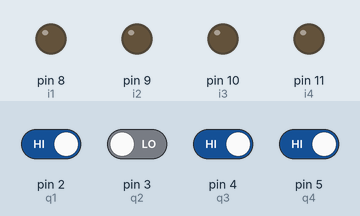
A sketch run on a simulated Arduino Uno, built with avr-gcc and run on an emulated ATmega328P. Parts: output pins drawn as LEDs (lit = HIGH). Inputs (shaded band) come from the test bench; at power-on: pin 2 (q1), pin 4 (q3), pin 5 (q4) HIGH, pin 3 (q2) LOW.

Above: at 1.2 s.
1.3 s: pin 2 (q1) driven LOW and pin 4 (q3) driven LOW
At 2.4 s:
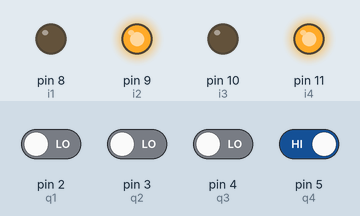
2.8 s: pin 3 (q2) driven HIGH and pin 5 (q4) driven LOW
At 3.5 s:
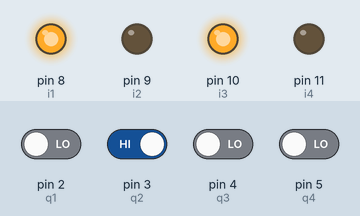
4.3 s: pin 4 (q3) driven HIGH
At 4.7 s:
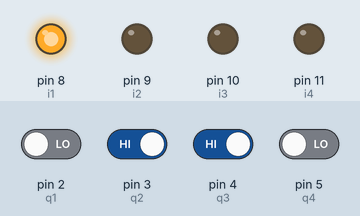
5.8 s: pin 3 (q2) driven LOW
At 7.0 s:
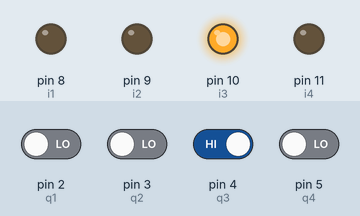
7.3 s: pin 3 (q2) driven HIGH
At 8.2 s:
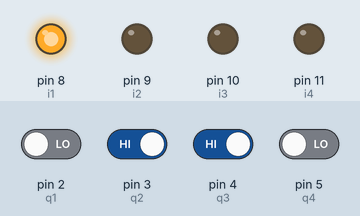
8.8 s: pin 4 (q3) driven LOW
At 9.3 s:
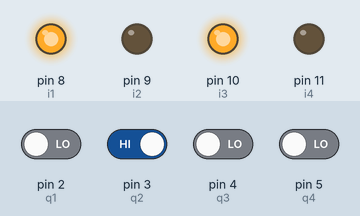
Timing chart, 0 to 11.3 s (numbered marks = the images above; inputs shaded):
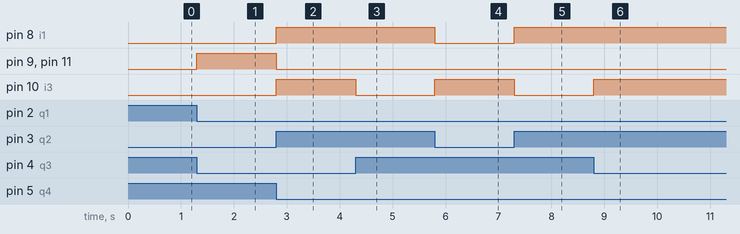

Measured:
- after the input at 1.3 s, pin 9 (i2), pin 11 (i4): LOW → HIGH at once
- after the input at 2.8 s, pin 8 (i1), pin 10 (i3): LOW → HIGH at once; pin 9 (i2), pin 11 (i4): HIGH → LOW at once
- after the input at 4.3 s, pin 10 (i3): HIGH → LOW at once
- after the input at 5.8 s, pin 8 (i1): HIGH → LOW at once; pin 10 (i3): LOW → HIGH at once
- after the input at 7.3 s, pin 8 (i1): LOW → HIGH at once; pin 10 (i3): HIGH → LOW at once
- after the input at 8.8 s, pin 10 (i3): LOW → HIGH at once

The sketch:

mobile_dtmf.ino
```cpp
int i1=8,i2=9,i3=10,i4=11;    //motor driver ic input signals to drive motors
int q1=2,q2=3,q3=4,q4=5;      //dtmf signals
int sq1,sq2,sq3,sq4;          //status of the dtmf signals

void setup()
{
  // put your setup code here, to run once:
  pinMode(i1,OUTPUT);
  pinMode(i2,OUTPUT);
  pinMode(i3,OUTPUT);
  pinMode(i4,OUTPUT);

  pinMode(q1,INPUT);
  pinMode(q2,INPUT);
  pinMode(q3,INPUT);
  pinMode(q4,INPUT);
}

void loop()
{
  // put your main code here, to run repeatedly:
  sq1=digitalRead(q1);
  sq2=digitalRead(q2);
  sq3=digitalRead(q3);
  sq4=digitalRead(q4);

  if(sq4==LOW && sq3==LOW && sq2==HIGH && sq1==LOW)     //when 0010 i.e. '2' is pressed
  {
    //vehicle will go in forward direction
    digitalWrite(i1,HIGH);
    digitalWrite(i2,LOW);
    digitalWrite(i3,HIGH);
    digitalWrite(i4,LOW);
  }

  if(sq4==LOW && sq3==HIGH && sq2==LOW && sq1==LOW)     //when 0100 i.e. '4' is pressed
  {
    //vehicle will go in left direction
    digitalWrite(i1,LOW);
    digitalWrite(i2,LOW);
    digitalWrite(i3,HIGH);
    digitalWrite(i4,LOW);
  }

  if(sq4==LOW && sq3==HIGH && sq2==HIGH && sq1==LOW)     //when 0110 i.e. '6' is pressed
  {
    //vehicle will go in right direction
    digitalWrite(i1,HIGH);
    digitalWrite(i2,LOW);
    digitalWrite(i3,LOW);
    digitalWrite(i4,LOW);
  }

   if(sq4==HIGH && sq3==LOW && sq2==LOW && sq1==LOW)     //when 1000 i.e. '8' is pressed
  {
    //vehicle will go in backward direction
    digitalWrite(i1,LOW);
    digitalWrite(i2,HIGH);
    digitalWrite(i3,LOW);
    digitalWrite(i4,HIGH);
  }
}
```
